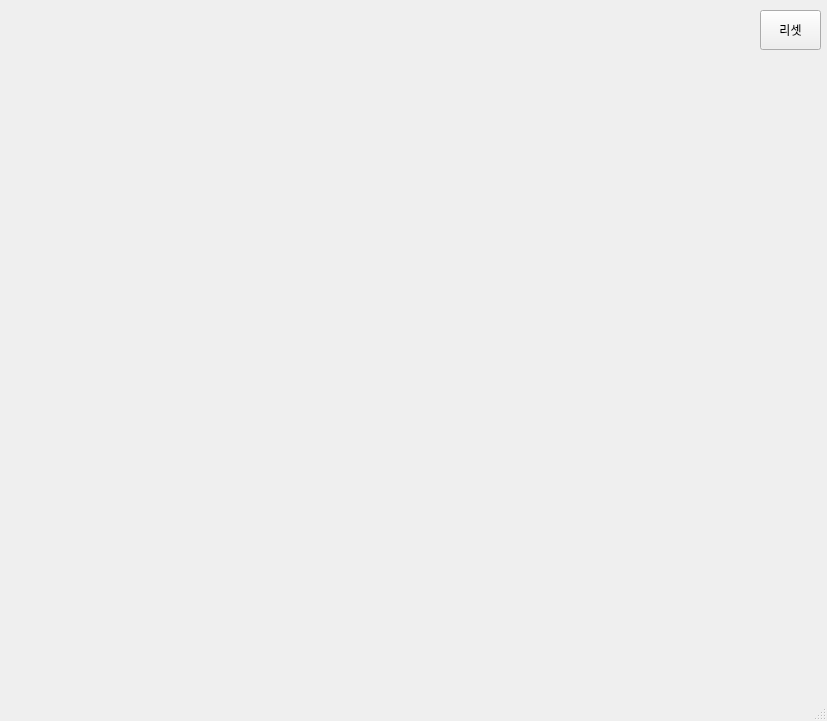
<?xml version="1.0" encoding="UTF-8"?>
<ui version="4.0">
 <class>MainWindow</class>
 <widget class="QMainWindow" name="MainWindow">
  <property name="geometry">
   <rect>
    <x>0</x>
    <y>0</y>
    <width>827</width>
    <height>721</height>
   </rect>
  </property>
  <property name="windowTitle">
   <string>MainWindow</string>
  </property>
  <widget class="QWidget" name="centralwidget">
   <widget class="QPushButton" name="pbReset">
    <property name="geometry">
     <rect>
      <x>760</x>
      <y>10</y>
      <width>61</width>
      <height>40</height>
     </rect>
    </property>
    <property name="toolTip">
     <string>2,3</string>
    </property>
    <property name="text">
     <string>리셋</string>
    </property>
    <property name="iconSize">
     <size>
      <width>40</width>
      <height>40</height>
     </size>
    </property>
   </widget>
  </widget>
  <widget class="QMenuBar" name="menubar">
   <property name="geometry">
    <rect>
     <x>0</x>
     <y>0</y>
     <width>827</width>
     <height>26</height>
    </rect>
   </property>
  </widget>
  <widget class="QStatusBar" name="statusbar"/>
 </widget>
 <resources/>
 <connections/>
</ui>
